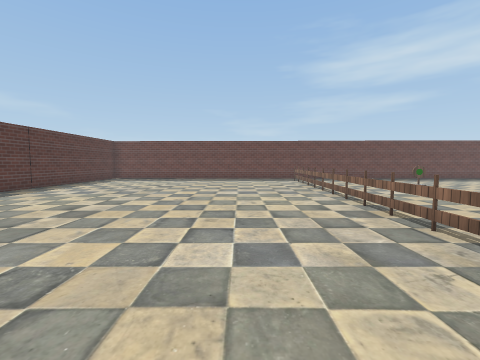
view 1 (above)

17 first-person views from a walk through a scene from a Unity 3-D project. The camera is 1.3 m above the floor, tilts 4° down and sees 90° across. The floor is counted in squares, 1 m on a side. Each view is taken from the middle of a square. On the plan, view 1 faces up. The plan holds only what a view shows up to about 12 squares ahead; the rest is blank. The place goes on beyond the plan. The player character is not drawn. Some surface patterns are stand-ins.

view 2
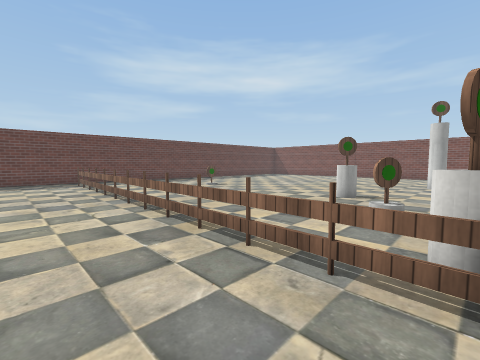

view 3
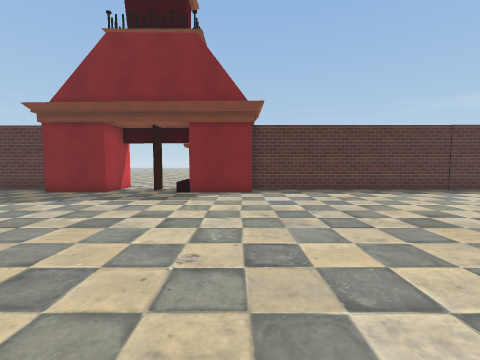

view 4
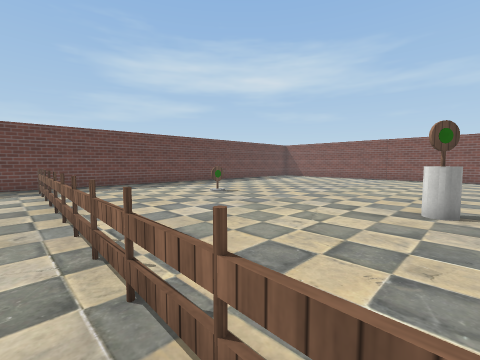

view 5
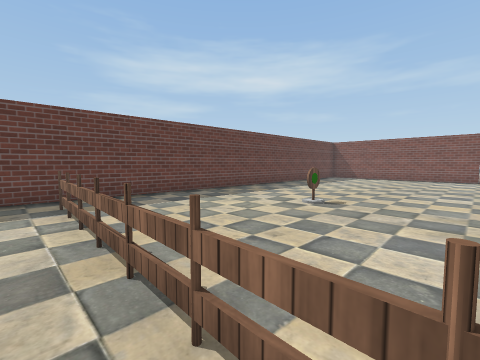

view 6
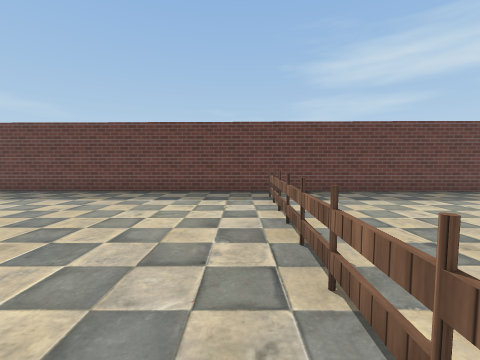

view 7
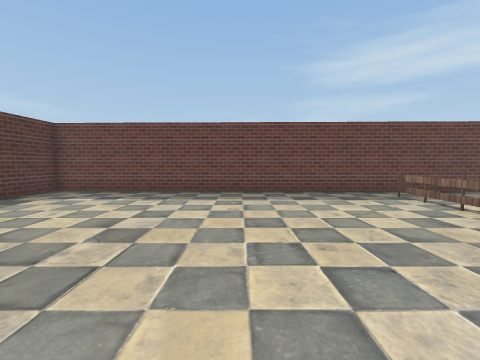

view 8
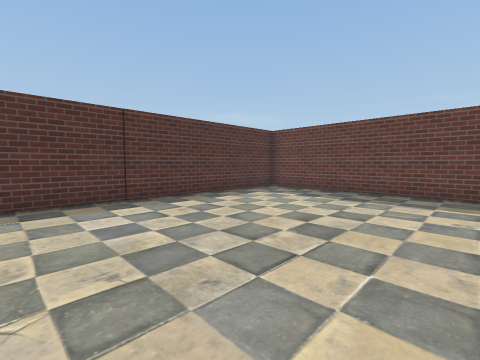

view 9
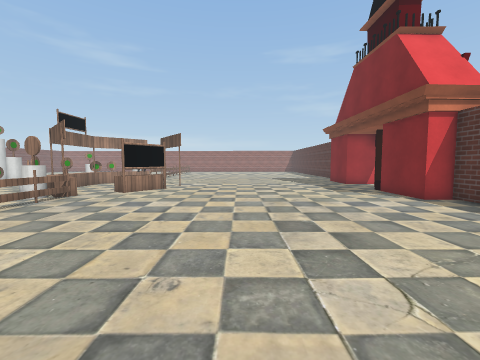

view 10
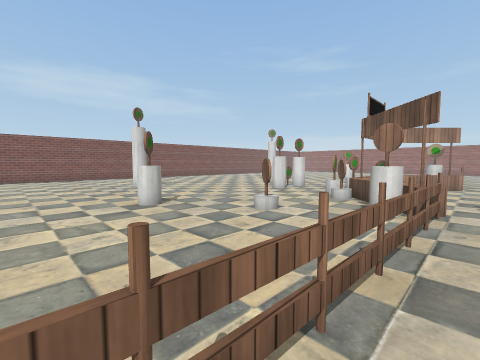

view 11
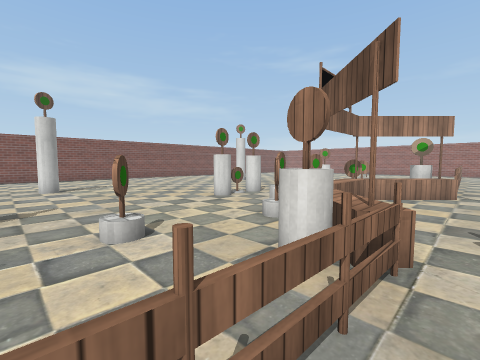

view 12
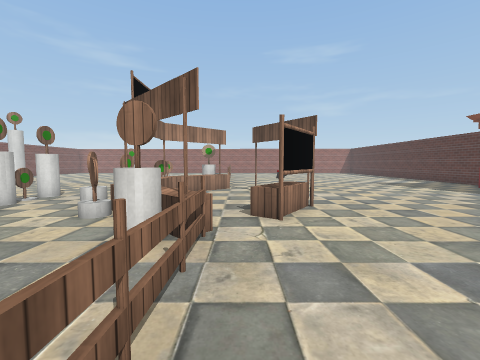

view 13
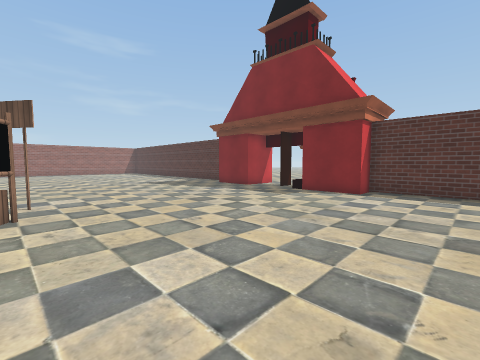

view 14
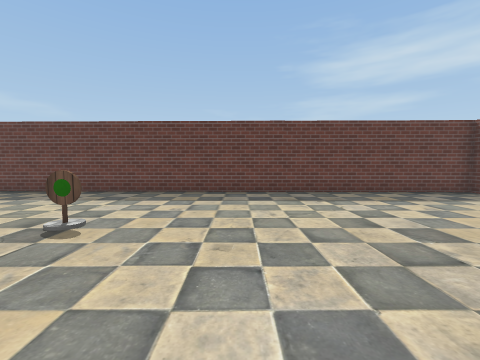

view 15
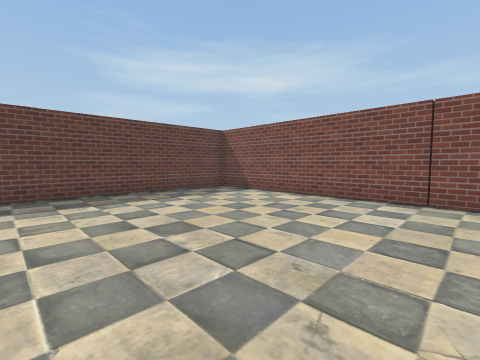

view 16
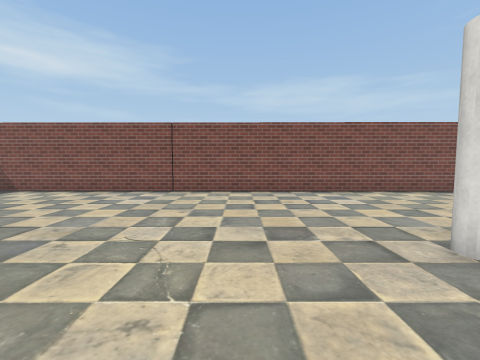

view 17
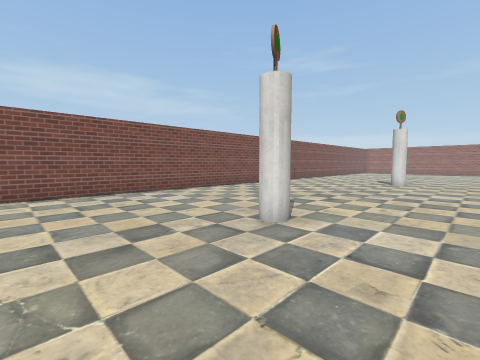

### Floor plan
Key: @ floor where view 1 was taken; # wall or solid block; . floor; = window, fence, low wall or low ledge; ^ raised ledge; P pillar; O other object.
Columns run from 11 left of view 1 to 24 right of it. Each row starts with its distance up from view 1.
 20  ##############################
 19  #............................######
 18 ##.............O...................#
 17 #..............O...................#
 16 #..............O...................#
 15 #..............O...................#
 14 #..............O.....OO............#
 13 #..............O...................#
 12 #..............=...................#
 11 #..............O...................#
 10 #..............O...................#
  9 #..............O...................#
  8 #..............=...................#
  7 #..............O...................#
  6 #..............O.....PP............#
  5 #..............O......P............#
  4 #..............=..O........P.......#
  3 #..............O...O.......PP......#
  2 ##.............OOP.................#
  1  #.............O^..................#
  0  #.........@.OO.^^O................#
 -1 ............OO...OOO..P........ ...#
 -2 #...........O .. ^OO.PP........   .#
 -3 ............. .. ^OO.PP........    #
 -4 ##........... ...OOO .P.......
 -5  #...........O..^^O   .......
 -6  #........... .O^       ....
 -7 ##..    ....  .OOP      ...
 -8 #..      ...            ..

Positions as (right, up) in squares from view 1, and headings:
1: (0, 0), facing up
2: (1, 2), facing up-right
3: (1, 2), facing left
4: (3, 5), facing up-right
5: (3, 10), facing up-right
6: (3, 9), facing up
7: (-2, 9), facing up
8: (-2, 9), facing up-left
9: (-3, 11), facing down
10: (3, 9), facing down-right
11: (3, 5), facing down-right
12: (3, 6), facing down
13: (1, 6), facing down-left
14: (14, 9), facing up
15: (15, 9), facing up-right
16: (13, 7), facing right
17: (13, 8), facing down-right
